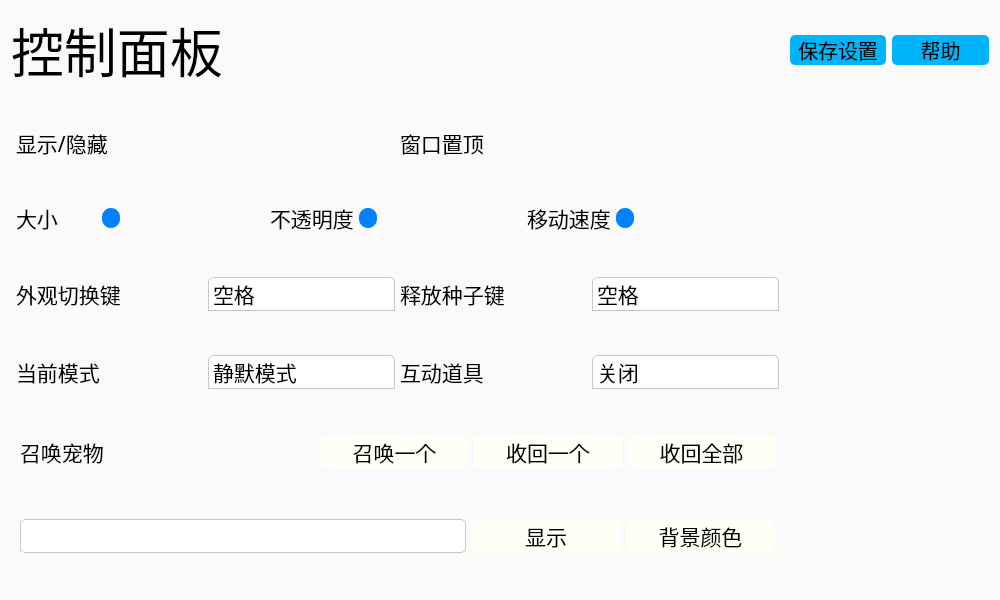
<?xml version="1.0" encoding="UTF-8"?>
<ui version="4.0">
 <class>Widget</class>
 <widget class="QWidget" name="Widget">
  <property name="geometry">
   <rect>
    <x>0</x>
    <y>0</y>
    <width>1000</width>
    <height>600</height>
   </rect>
  </property>
  <property name="windowTitle">
   <string>桌面宠物</string>
  </property>
  <property name="styleSheet">
   <string notr="true">QWidget{
	background-color: rgb(250, 250, 250);
	border:none
}
QComboBox{
	border:1px solid rgb(200,200,200);
	border-top-left-radius: 5px;
	border-top-right-radius:5px;
	background-color: rgb(255, 255, 255);
	color:rgb(0,0,0);
}
QComboBox::drop-down{
	border:0px;
}
QComboBox QAbstractItemView{
	border:none;
	background-color:rgb(255, 255, 255);
	color:rgb(0,0,0);
	selection-background-color: rgb(200, 200, 200);
	selection-color:rgb(255, 255, 255);
}
QComboBox QAbstractItemView:!enabled{
    color:rgb(125,125,125);
}
QSlider{
	border:none;
}
QSlider::groove:horizontal {
	border: 0px solid rgb(255,0,0);
	height: 6px;
}
QSlider::sub-page:horizontal {
	background-color: rgb(230, 230, 230);
}
QSlider::add-page:horizontal {
	background-color: rgb(250, 250, 250);
}
QSlider::handle:horizontal {
	margin: -7 0 -7 0;
	width: 18px;
	border-radius: 9px;
	background-color:rgb(0,129,255);
}
QScrollBar:vertical{
	border: none;
	width:8px;
	margin: 0 0 0 0;
	background: transparent;
}
QScrollBar::handle:vertical{
	background: rgb(200, 200, 200);
	border-radius:4px;
}
QScrollBar::handle:vertical:hover{
	background: rgb(160, 160, 160);
	border-radius:4px;
}
QScrollBar::handle:vertical:pressed{
	background: rgb(5, 160, 255);
	border-radius:4px;
}
QScrollBar::add-page,QScrollBar::sub-page:vertical{
	background: transparent;
}
QScrollBar::add-line,QScrollBar::sub-line:vertical{
	background: transparent;
}
QLineEdit{
	border:1px solid rgb(200,200,200);
	border-radius:5px;
	background-color: rgb(255, 255, 255);
	color: rgb(0, 0, 0);
	selection-background-color: rgb(0, 0, 0);
	selection-color: rgb(255, 255, 255);
}
#savebutton,#helpButton{
	background-color: rgb(0, 180, 250);
	border-radius: 5px;
}
#savebutton:hover,#helpButton:hover{
	background-color: rgb(0, 200, 255);
	border-radius: 5px;
}
#showButton,#colorButton,#openButton,#newButton,#delButton,#delButton_2{
	border-radius:5px;
	color: rgb(0,0, 0);
	background-color: rgb(255, 255, 245);
}
#showButton:hover,#colorButton:hover,#openButton:hover,#newButton:hover,#delButton:hover,#delButton_2:hover{
	border-radius:5px;
	color: rgb(0, 0, 0);
	background-color: rgb(255, 255, 252);
}</string>
  </property>
  <layout class="QGridLayout" name="gridLayout" columnstretch="8,1,1">
   <item row="10" column="0">
    <widget class="QWidget" name="widget_5" native="true">
     <layout class="QHBoxLayout" name="horizontalLayout_4" stretch="2,1,1,1">
      <item>
       <widget class="QLabel" name="copylabel">
        <property name="font">
         <font>
          <family>楷体</family>
          <pointsize>16</pointsize>
         </font>
        </property>
        <property name="text">
         <string>召唤宠物</string>
        </property>
       </widget>
      </item>
      <item>
       <widget class="QPushButton" name="newButton">
        <property name="sizePolicy">
         <sizepolicy hsizetype="Minimum" vsizetype="Preferred">
          <horstretch>0</horstretch>
          <verstretch>0</verstretch>
         </sizepolicy>
        </property>
        <property name="font">
         <font>
          <family>楷体</family>
          <pointsize>16</pointsize>
         </font>
        </property>
        <property name="text">
         <string>召唤一个</string>
        </property>
       </widget>
      </item>
      <item>
       <widget class="QPushButton" name="delButton">
        <property name="sizePolicy">
         <sizepolicy hsizetype="Minimum" vsizetype="Preferred">
          <horstretch>0</horstretch>
          <verstretch>0</verstretch>
         </sizepolicy>
        </property>
        <property name="font">
         <font>
          <family>楷体</family>
          <pointsize>16</pointsize>
         </font>
        </property>
        <property name="text">
         <string>收回一个</string>
        </property>
       </widget>
      </item>
      <item>
       <widget class="QPushButton" name="delButton_2">
        <property name="sizePolicy">
         <sizepolicy hsizetype="Minimum" vsizetype="Preferred">
          <horstretch>0</horstretch>
          <verstretch>0</verstretch>
         </sizepolicy>
        </property>
        <property name="font">
         <font>
          <family>楷体</family>
          <pointsize>16</pointsize>
         </font>
        </property>
        <property name="text">
         <string>收回全部</string>
        </property>
       </widget>
      </item>
     </layout>
    </widget>
   </item>
   <item row="4" column="0">
    <widget class="QWidget" name="widget_3" native="true">
     <layout class="QHBoxLayout" name="horizontalLayout_2" stretch="1,2,1,2,1,2">
      <property name="spacing">
       <number>5</number>
      </property>
      <property name="leftMargin">
       <number>5</number>
      </property>
      <property name="topMargin">
       <number>5</number>
      </property>
      <property name="rightMargin">
       <number>5</number>
      </property>
      <property name="bottomMargin">
       <number>5</number>
      </property>
      <item>
       <widget class="QLabel" name="sizelabel">
        <property name="font">
         <font>
          <family>楷体</family>
          <pointsize>16</pointsize>
         </font>
        </property>
        <property name="text">
         <string>大小</string>
        </property>
       </widget>
      </item>
      <item>
       <widget class="QSlider" name="sizeSlider">
        <property name="sizePolicy">
         <sizepolicy hsizetype="Expanding" vsizetype="Preferred">
          <horstretch>0</horstretch>
          <verstretch>0</verstretch>
         </sizepolicy>
        </property>
        <property name="maximum">
         <number>100</number>
        </property>
        <property name="orientation">
         <enum>Qt::Horizontal</enum>
        </property>
       </widget>
      </item>
      <item>
       <widget class="QLabel" name="opacitylabel">
        <property name="font">
         <font>
          <family>楷体</family>
          <pointsize>16</pointsize>
         </font>
        </property>
        <property name="text">
         <string>不透明度</string>
        </property>
       </widget>
      </item>
      <item>
       <widget class="QSlider" name="opacitySlider">
        <property name="sizePolicy">
         <sizepolicy hsizetype="Expanding" vsizetype="Preferred">
          <horstretch>0</horstretch>
          <verstretch>0</verstretch>
         </sizepolicy>
        </property>
        <property name="maximum">
         <number>100</number>
        </property>
        <property name="orientation">
         <enum>Qt::Horizontal</enum>
        </property>
       </widget>
      </item>
      <item>
       <widget class="QLabel" name="speedlabel">
        <property name="font">
         <font>
          <family>楷体</family>
          <pointsize>16</pointsize>
         </font>
        </property>
        <property name="text">
         <string>移动速度</string>
        </property>
       </widget>
      </item>
      <item>
       <widget class="QSlider" name="speedSlider">
        <property name="sizePolicy">
         <sizepolicy hsizetype="Expanding" vsizetype="Preferred">
          <horstretch>0</horstretch>
          <verstretch>0</verstretch>
         </sizepolicy>
        </property>
        <property name="minimum">
         <number>1</number>
        </property>
        <property name="maximum">
         <number>100</number>
        </property>
        <property name="orientation">
         <enum>Qt::Horizontal</enum>
        </property>
       </widget>
      </item>
     </layout>
    </widget>
   </item>
   <item row="7" column="0">
    <spacer name="verticalSpacer_4">
     <property name="orientation">
      <enum>Qt::Vertical</enum>
     </property>
     <property name="sizeHint" stdset="0">
      <size>
       <width>20</width>
       <height>40</height>
      </size>
     </property>
    </spacer>
   </item>
   <item row="11" column="0">
    <spacer name="verticalSpacer_6">
     <property name="orientation">
      <enum>Qt::Vertical</enum>
     </property>
     <property name="sizeHint" stdset="0">
      <size>
       <width>20</width>
       <height>40</height>
      </size>
     </property>
    </spacer>
   </item>
   <item row="5" column="0">
    <spacer name="verticalSpacer_3">
     <property name="orientation">
      <enum>Qt::Vertical</enum>
     </property>
     <property name="sizeHint" stdset="0">
      <size>
       <width>20</width>
       <height>40</height>
      </size>
     </property>
    </spacer>
   </item>
   <item row="0" column="0">
    <widget class="QLabel" name="title">
     <property name="font">
      <font>
       <family>楷体</family>
       <pointsize>40</pointsize>
      </font>
     </property>
     <property name="text">
      <string>控制面板</string>
     </property>
    </widget>
   </item>
   <item row="0" column="1">
    <widget class="QPushButton" name="savebutton">
     <property name="font">
      <font>
       <family>楷体</family>
       <pointsize>15</pointsize>
      </font>
     </property>
     <property name="text">
      <string>保存设置</string>
     </property>
    </widget>
   </item>
   <item row="8" column="0">
    <widget class="QWidget" name="widget_6" native="true">
     <layout class="QHBoxLayout" name="horizontalLayout_6" stretch="1,1,1,1">
      <property name="spacing">
       <number>5</number>
      </property>
      <property name="leftMargin">
       <number>5</number>
      </property>
      <property name="topMargin">
       <number>5</number>
      </property>
      <property name="rightMargin">
       <number>5</number>
      </property>
      <property name="bottomMargin">
       <number>5</number>
      </property>
      <item>
       <widget class="QLabel" name="modelabel">
        <property name="font">
         <font>
          <family>楷体</family>
          <pointsize>16</pointsize>
         </font>
        </property>
        <property name="text">
         <string>当前模式</string>
        </property>
       </widget>
      </item>
      <item>
       <widget class="QComboBox" name="modecomboBox">
        <property name="sizePolicy">
         <sizepolicy hsizetype="Preferred" vsizetype="Preferred">
          <horstretch>0</horstretch>
          <verstretch>0</verstretch>
         </sizepolicy>
        </property>
        <property name="font">
         <font>
          <family>楷体</family>
          <pointsize>16</pointsize>
         </font>
        </property>
        <item>
         <property name="text">
          <string>静默模式</string>
         </property>
        </item>
        <item>
         <property name="text">
          <string>重力模式</string>
         </property>
        </item>
        <item>
         <property name="text">
          <string>互动模式</string>
         </property>
        </item>
        <item>
         <property name="text">
          <string>跟随鼠标</string>
         </property>
        </item>
        <item>
         <property name="text">
          <string>隐藏模式</string>
         </property>
        </item>
       </widget>
      </item>
      <item>
       <widget class="QLabel" name="objectlabel">
        <property name="font">
         <font>
          <family>楷体</family>
          <pointsize>16</pointsize>
         </font>
        </property>
        <property name="text">
         <string>互动道具</string>
        </property>
       </widget>
      </item>
      <item>
       <widget class="QComboBox" name="objectcomboBox">
        <property name="sizePolicy">
         <sizepolicy hsizetype="Preferred" vsizetype="Preferred">
          <horstretch>0</horstretch>
          <verstretch>0</verstretch>
         </sizepolicy>
        </property>
        <property name="font">
         <font>
          <family>楷体</family>
          <pointsize>16</pointsize>
         </font>
        </property>
        <item>
         <property name="text">
          <string>关闭</string>
         </property>
        </item>
        <item>
         <property name="text">
          <string>玩具</string>
         </property>
        </item>
        <item>
         <property name="text">
          <string>传送门</string>
         </property>
        </item>
       </widget>
      </item>
     </layout>
    </widget>
   </item>
   <item row="0" column="2">
    <widget class="QPushButton" name="helpButton">
     <property name="font">
      <font>
       <family>楷体</family>
       <pointsize>15</pointsize>
      </font>
     </property>
     <property name="text">
      <string>帮助</string>
     </property>
    </widget>
   </item>
   <item row="6" column="0">
    <widget class="QWidget" name="widget_4" native="true">
     <layout class="QHBoxLayout" name="horizontalLayout_3" stretch="1,1,1,1">
      <property name="spacing">
       <number>5</number>
      </property>
      <property name="leftMargin">
       <number>5</number>
      </property>
      <property name="topMargin">
       <number>5</number>
      </property>
      <property name="rightMargin">
       <number>5</number>
      </property>
      <property name="bottomMargin">
       <number>5</number>
      </property>
      <item>
       <widget class="QLabel" name="switchfastlabel">
        <property name="font">
         <font>
          <family>楷体</family>
          <pointsize>16</pointsize>
         </font>
        </property>
        <property name="text">
         <string>外观切换键</string>
        </property>
       </widget>
      </item>
      <item>
       <widget class="QComboBox" name="switchcomboBox">
        <property name="sizePolicy">
         <sizepolicy hsizetype="Preferred" vsizetype="Preferred">
          <horstretch>0</horstretch>
          <verstretch>0</verstretch>
         </sizepolicy>
        </property>
        <property name="font">
         <font>
          <family>楷体</family>
          <pointsize>16</pointsize>
         </font>
        </property>
        <item>
         <property name="text">
          <string>空格</string>
         </property>
        </item>
        <item>
         <property name="text">
          <string>F1</string>
         </property>
        </item>
        <item>
         <property name="text">
          <string>F2</string>
         </property>
        </item>
        <item>
         <property name="text">
          <string>F3</string>
         </property>
        </item>
        <item>
         <property name="text">
          <string>F4</string>
         </property>
        </item>
        <item>
         <property name="text">
          <string>F5</string>
         </property>
        </item>
        <item>
         <property name="text">
          <string>F6</string>
         </property>
        </item>
       </widget>
      </item>
      <item>
       <widget class="QLabel" name="seedlabel">
        <property name="font">
         <font>
          <family>楷体</family>
          <pointsize>16</pointsize>
         </font>
        </property>
        <property name="text">
         <string>释放种子键</string>
        </property>
       </widget>
      </item>
      <item>
       <widget class="QComboBox" name="seedcomboBox">
        <property name="sizePolicy">
         <sizepolicy hsizetype="Preferred" vsizetype="Preferred">
          <horstretch>0</horstretch>
          <verstretch>0</verstretch>
         </sizepolicy>
        </property>
        <property name="font">
         <font>
          <family>楷体</family>
          <pointsize>16</pointsize>
         </font>
        </property>
        <item>
         <property name="text">
          <string>空格</string>
         </property>
        </item>
        <item>
         <property name="text">
          <string>F1</string>
         </property>
        </item>
        <item>
         <property name="text">
          <string>F2</string>
         </property>
        </item>
        <item>
         <property name="text">
          <string>F3</string>
         </property>
        </item>
        <item>
         <property name="text">
          <string>F4</string>
         </property>
        </item>
        <item>
         <property name="text">
          <string>F5</string>
         </property>
        </item>
        <item>
         <property name="text">
          <string>F6</string>
         </property>
        </item>
       </widget>
      </item>
     </layout>
    </widget>
   </item>
   <item row="9" column="0">
    <spacer name="verticalSpacer_5">
     <property name="orientation">
      <enum>Qt::Vertical</enum>
     </property>
     <property name="sizeHint" stdset="0">
      <size>
       <width>20</width>
       <height>40</height>
      </size>
     </property>
    </spacer>
   </item>
   <item row="2" column="0">
    <widget class="QWidget" name="widget_2" native="true">
     <layout class="QHBoxLayout" name="horizontalLayout" stretch="5,1,5,1">
      <property name="spacing">
       <number>5</number>
      </property>
      <property name="leftMargin">
       <number>5</number>
      </property>
      <property name="topMargin">
       <number>5</number>
      </property>
      <property name="rightMargin">
       <number>5</number>
      </property>
      <property name="bottomMargin">
       <number>5</number>
      </property>
      <item>
       <widget class="QLabel" name="switchlabel">
        <property name="font">
         <font>
          <family>楷体</family>
          <pointsize>16</pointsize>
         </font>
        </property>
        <property name="text">
         <string>显示/隐藏</string>
        </property>
       </widget>
      </item>
      <item>
       <widget class="SwitchButton" name="switchButton" native="true"/>
      </item>
      <item>
       <widget class="QLabel" name="toplabel">
        <property name="font">
         <font>
          <family>楷体</family>
          <pointsize>16</pointsize>
         </font>
        </property>
        <property name="text">
         <string>窗口置顶</string>
        </property>
       </widget>
      </item>
      <item>
       <widget class="SwitchButton" name="topButton" native="true"/>
      </item>
     </layout>
    </widget>
   </item>
   <item row="1" column="0">
    <spacer name="verticalSpacer">
     <property name="orientation">
      <enum>Qt::Vertical</enum>
     </property>
     <property name="sizeHint" stdset="0">
      <size>
       <width>20</width>
       <height>40</height>
      </size>
     </property>
    </spacer>
   </item>
   <item row="12" column="0">
    <widget class="QWidget" name="widget_7" native="true">
     <layout class="QHBoxLayout" name="horizontalLayout_5" stretch="3,1,1">
      <item>
       <widget class="QLineEdit" name="lineEdit">
        <property name="sizePolicy">
         <sizepolicy hsizetype="Expanding" vsizetype="Preferred">
          <horstretch>0</horstretch>
          <verstretch>0</verstretch>
         </sizepolicy>
        </property>
        <property name="font">
         <font>
          <family>楷体</family>
          <pointsize>16</pointsize>
         </font>
        </property>
       </widget>
      </item>
      <item>
       <widget class="QPushButton" name="showButton">
        <property name="sizePolicy">
         <sizepolicy hsizetype="Minimum" vsizetype="Preferred">
          <horstretch>0</horstretch>
          <verstretch>0</verstretch>
         </sizepolicy>
        </property>
        <property name="font">
         <font>
          <family>楷体</family>
          <pointsize>16</pointsize>
         </font>
        </property>
        <property name="text">
         <string>显示</string>
        </property>
       </widget>
      </item>
      <item>
       <widget class="QPushButton" name="colorButton">
        <property name="sizePolicy">
         <sizepolicy hsizetype="Minimum" vsizetype="Preferred">
          <horstretch>0</horstretch>
          <verstretch>0</verstretch>
         </sizepolicy>
        </property>
        <property name="font">
         <font>
          <family>楷体</family>
          <pointsize>16</pointsize>
         </font>
        </property>
        <property name="text">
         <string>背景颜色</string>
        </property>
       </widget>
      </item>
     </layout>
    </widget>
   </item>
   <item row="3" column="0">
    <spacer name="verticalSpacer_2">
     <property name="orientation">
      <enum>Qt::Vertical</enum>
     </property>
     <property name="sizeHint" stdset="0">
      <size>
       <width>20</width>
       <height>40</height>
      </size>
     </property>
    </spacer>
   </item>
   <item row="13" column="0">
    <spacer name="verticalSpacer_7">
     <property name="orientation">
      <enum>Qt::Vertical</enum>
     </property>
     <property name="sizeHint" stdset="0">
      <size>
       <width>20</width>
       <height>40</height>
      </size>
     </property>
    </spacer>
   </item>
  </layout>
 </widget>
 <customwidgets>
  <customwidget>
   <class>SwitchButton</class>
   <extends>QWidget</extends>
   <header>Element.h</header>
   <container>1</container>
  </customwidget>
 </customwidgets>
 <resources/>
 <connections/>
</ui>
